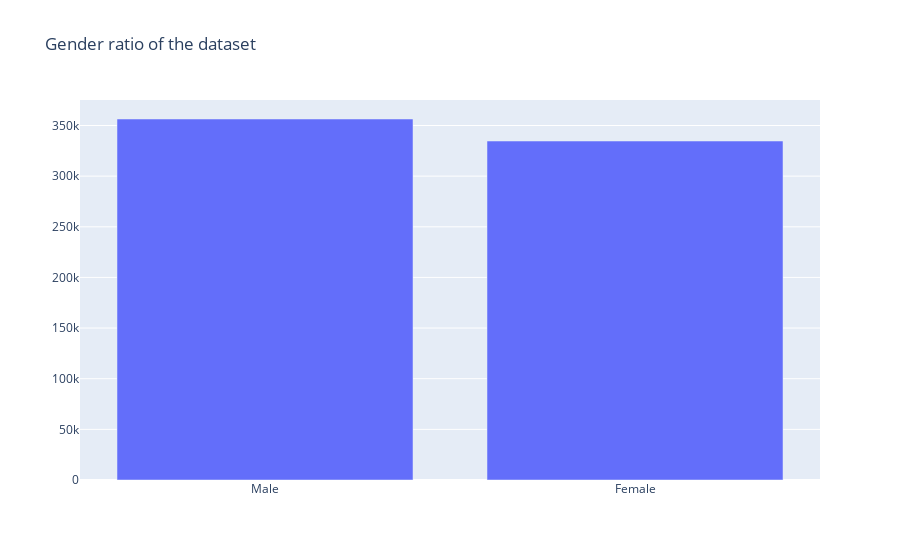

Notebook cell for this chart:
### Markdown cell above
## Gender

### Code cell
gender = pa.DataFrame(d['SEX'].value_counts()).reset_index().rename(columns={'index':'Gender'})
gender['Gender'][0] = 'Male'
gender['Gender'][1] = 'Female'
labels = gender['Gender'].to_list()
values = gender['SEX'].to_list()
fig = go.Figure(data=[go.Bar(x=labels, y=values)])
fig.update_layout(title="Gender ratio of the dataset")
fig.write_html(path+'child-gender.html')
fig.show()

### Figure 1 — Plotly figure (JSON) as saved in the notebook; plotly's stock layout.template omitted (floating-point values rounded to 4 significant figures)
{"data": [{"type": "bar", "x": ["Male", "Female"], "y": [356417, 334668]}], "layout": {"title": {"text": "Gender ratio of the dataset"}}}
